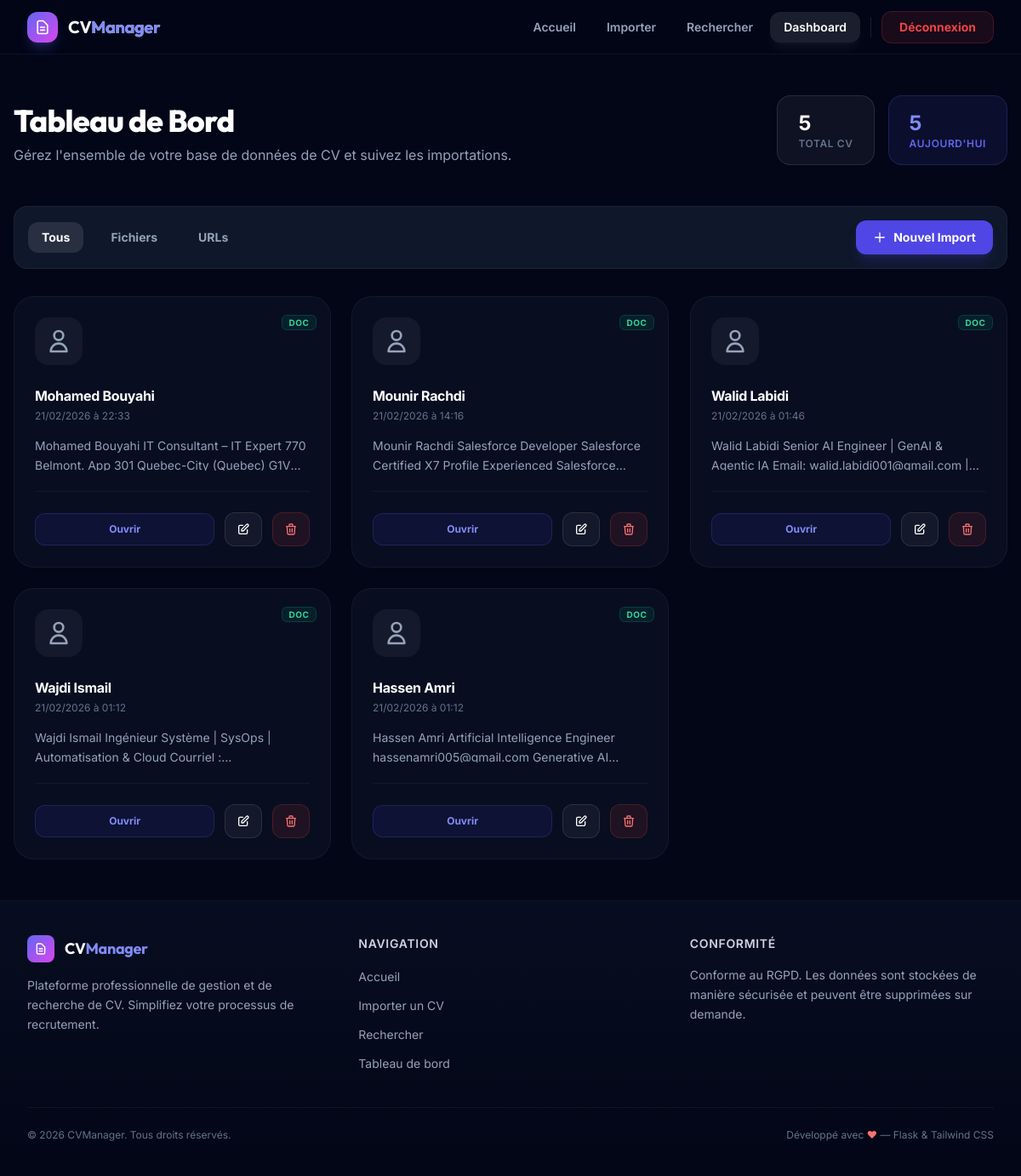
/dashboard (signed in), run on the app's committed database.
### tables this page shows
CREATE TABLE cvs (
            id INTEGER PRIMARY KEY AUTOINCREMENT,
            filename TEXT NOT NULL,
            original_filename TEXT,
            file_type TEXT DEFAULT 'file',
            url TEXT,
            text TEXT,
            metadata_json TEXT DEFAULT '{}',
            created_at DATETIME DEFAULT CURRENT_TIMESTAMP,
            updated_at DATETIME DEFAULT CURRENT_TIMESTAMP
        );

### app.py (the view)
@app.route('/dashboard')
@login_required
def dashboard():
    page = request.args.get('page', 1, type=int)
    filter_type = request.args.get('type', '')
    cvs, total, total_pages = get_all_cvs(page=page, file_type=filter_type)
    stats = get_stats()
    return render_template(
        'dashboard.html',
        cvs=cvs,
        total=total,
        page=page,
        total_pages=total_pages,
        stats=stats,
        filter_type=filter_type
    )

### templates/dashboard.html (shortened to what this page needs)
{% extends 'base.html' %}
{% block content %}
<div class="max-w-7xl mx-auto px-4 py-12">
    <div class="flex flex-col lg:flex-row lg:items-end justify-between gap-8 mb-12">
        <div>
            <h1 class="text-4xl font-display font-extrabold text-white mb-2">Tableau de Bord</h1>
            <p class="text-surface-400">Gérez l'ensemble de votre base de données de CV et suivez les importations.</p>
        </div>
        <div class="flex gap-4">
            <div class="px-6 py-4 rounded-2xl bg-white/5 border border-white/10">
                <div class="text-2xl font-bold text-white">{{ stats.total }}</div>
                <div class="text-xs font-semibold text-surface-500 uppercase tracking-wider">Total CV</div>
            </div>
            <div class="px-6 py-4 rounded-2xl bg-brand-500/10 border border-brand-500/20">
                <div class="text-2xl font-bold text-brand-400">{{ stats.today }}</div>
                <div class="text-xs font-semibold text-brand-500 uppercase tracking-wider">Aujourd'hui</div>
            </div>
        </div>
    </div>
    <div
        class="flex flex-col md:flex-row md:items-center justify-between gap-6 mb-8 bg-surface-900 border border-white/5 p-4 rounded-2xl">
        <div class="flex items-center gap-4">
            <a href="{{ url_for('dashboard') }}"
                class="px-4 py-2 rounded-xl text-sm font-bold transition-all {% if not filter_type %}bg-white/10 text-white{% else %}text-surface-400 hover:text-white hover:bg-white/5{% endif %}">Tous</a>
            <a href="{{ url_for('dashboard', type='file') }}"
                class="px-4 py-2 rounded-xl text-sm font-bold transition-all {% if filter_type == 'file' %}bg-white/10 text-white{% else %}text-surface-400 hover:text-white hover:bg-white/5{% endif %}">Fichiers</a>
            <a href="{{ url_for('dashboard', type='url') }}"
                class="px-4 py-2 rounded-xl text-sm font-bold transition-all {% if filter_type == 'url' %}bg-white/10 text-white{% else %}text-surface-400 hover:text-white hover:bg-white/5{% endif %}">URLs</a>
        </div>
        <a href="{{ url_for('upload') }}"
            class="inline-flex items-center gap-2 px-5 py-2.5 bg-brand-600 hover:bg-brand-500 text-white text-sm font-bold rounded-xl transition-all shadow-lg shadow-brand-600/20">
            <svg class="w-4 h-4" fill="none" stroke="currentColor" viewBox="0 0 24 24">
                <path stroke-linecap="round" stroke-linejoin="round" stroke-width="2" d="M12 4v16m8-8H4" />
            </svg>
            Nouvel Import
        </a>
    </div>
    {% if cvs %}
    <div class="grid grid-cols-1 md:grid-cols-2 lg:grid-cols-3 xl:grid-cols-4 gap-6">
        {% for cv in cvs %}
        {% set meta = cv.metadata_json|from_json %}
        <div class="group relative bg-surface-900/50 border border-white/5 hover:border-brand-500/30 rounded-3xl p-6 transition-all duration-300 animate-scale-in hover:-translate-y-1 hover:shadow-2xl hover:shadow-brand-500/10 cursor-pointer"
            onclick="if(!window.preventClick) location.href='{{ url_for('view_cv', cv_id=cv.id) }}'"
            style="animation-delay: {{ loop.index0 * 0.03 }}s">
            <div class="absolute top-4 right-4">
                {% if cv.file_type == 'file' %}
                <span
                    class="px-2 py-0.5 rounded-md bg-emerald-500/10 text-emerald-400 text-[10px] font-bold uppercase tracking-wider border border-emerald-500/20">DOC</span>
                {% else %}
                <span
                    class="px-2 py-0.5 rounded-md bg-blue-500/10 text-blue-400 text-[10px] font-bold uppercase tracking-wider border border-blue-500/20">URL</span>
                {% endif %}
            </div>
            <div
                class="w-14 h-14 rounded-2xl bg-white/5 flex items-center justify-center text-surface-400 mb-6 group-hover:bg-brand-500/10 group-hover:text-brand-400 transition-all duration-300">
                <svg class="w-8 h-8" fill="none" stroke="currentColor" viewBox="0 0 24 24">
                    <path stroke-linecap="round" stroke-linejoin="round" stroke-width="2"
                        d="M16 7a4 4 0 11-8 0 4 4 0 018 0zM12 14a7 7 0 00-7 7h14a7 7 0 00-7-7z" />
                </svg>
            </div>
            <h3 class="font-bold text-white mb-1 truncate" title="{{ cv.original_filename }}">
                {{ meta.name if meta.name and meta.name != 'Inconnu' else cv.original_filename|preview(30) }}
            </h3>
            <p class="text-xs text-surface-500 mb-4">{{ cv.created_at|format_date }}</p>
            <p class="text-sm text-surface-400 leading-relaxed line-clamp-2 mb-6 h-10">
                {{ cv.text|preview(100) if cv.text else "Contenu en attente..." }}
            </p>
            <div class="flex items-center justify-between gap-3 pt-6 border-t border-white/5"
                onclick="window.preventClick = true; setTimeout(() => window.preventClick = false, 100)">
                <a href="{{ url_for('view_cv', cv_id=cv.id) }}"
                    class="flex-1 inline-flex items-center justify-center py-2.5 bg-brand-600/10 hover:bg-brand-600 text-brand-400 hover:text-white text-xs font-bold rounded-xl transition-all border border-brand-500/20">
                    Ouvrir
                </a>
                <a href="{{ url_for('edit_cv', cv_id=cv.id) }}"
                    class="w-11 h-10 flex items-center justify-center bg-white/5 hover:bg-white/10 text-white rounded-xl transition-all border border-white/10"
                    title="Modifier">
                    <svg class="w-4 h-4" fill="none" stroke="currentColor" viewBox="0 0 24 24">
                        <path stroke-linecap="round" stroke-linejoin="round" stroke-width="2"
                            d="M11 5H6a2 2 0 00-2 2v11a2 2 0 002 2h11a2 2 0 002-2v-5m-1.414-9.414a2 2 0 112.828 2.828L11.828 15H9v-2.828l8.586-8.586z" />
                    </svg>
                </a>
                <form action="{{ url_for('delete_cv_route', cv_id=cv.id) }}" method="POST"
                    onsubmit="return confirm('Supprimer ce CV ?')" class="contents">
                    <button type="submit"
                        class="w-11 h-10 flex items-center justify-center bg-red-500/10 hover:bg-red-500 text-red-400 hover:text-white rounded-xl transition-all border border-red-500/20"
                        title="Supprimer">
                        <svg class="w-4 h-4" fill="none" stroke="currentColor" viewBox="0 0 24 24">
                            <path stroke-linecap="round" stroke-linejoin="round" stroke-width="2"
                                d="M19 7l-.867 12.142A2 2 0 0116.138 21H7.862a2 2 0 01-1.995-1.858L5 7m5 4v6m4-6v6m1-10V4a1 1 0 00-1-1h-4a1 1 0 00-1 1v3M4 7h16" />
                        </svg>
                    </button>
                </form>
            </div>
        </div>
        {% endfor %}
    </div>
    {% endif %}
</div>
{% endblock %}

### templates/base.html (shortened to what this page needs)
<!DOCTYPE html>
<html lang="fr" class="scroll-smooth">
<head>
    <script src="https://cdn.tailwindcss.com"></script>
    <link rel="stylesheet" href="{{ url_for('static', filename='css/custom.css') }}">
</head>
<body class="bg-surface-950 text-white font-sans min-h-screen flex flex-col antialiased">
    <nav id="main-nav" class="fixed top-0 left-0 right-0 z-50 transition-all duration-300">
        <div class="absolute inset-0 bg-surface-950/80 backdrop-blur-xl border-b border-white/5"></div>
        <div class="relative max-w-7xl mx-auto px-4 sm:px-6 lg:px-8">
            <div class="flex items-center justify-between h-16 lg:h-18">
                <a href="{{ url_for('landing') }}" class="flex items-center gap-3 group" id="nav-logo">
                    <div
                        class="relative w-9 h-9 rounded-xl bg-gradient-to-br from-brand-500 to-accent-500 flex items-center justify-center shadow-lg shadow-brand-500/25 group-hover:shadow-brand-500/40 transition-shadow duration-300">
                        <svg class="w-5 h-5 text-white" fill="none" stroke="currentColor" viewBox="0 0 24 24">
                            <path stroke-linecap="round" stroke-linejoin="round" stroke-width="2"
                                d="M9 12h6m-6 4h6m2 5H7a2 2 0 01-2-2V5a2 2 0 012-2h5.586a1 1 0 01.707.293l5.414 5.414a1 1 0 01.293.707V19a2 2 0 01-2 2z" />
                        </svg>
                    </div>
                    <span
                        class="text-xl font-display font-bold bg-gradient-to-r from-white to-surface-300 bg-clip-text text-transparent">
                        CV<span class="text-brand-400">Manager</span>
                    </span>
                </a>
                <div class="hidden md:flex items-center gap-1" id="desktop-nav">
                    <a href="{{ url_for('landing') }}"
                        class="nav-link px-4 py-2 rounded-xl text-sm font-semibold transition-all duration-300 {% if request.endpoint == 'landing' %}text-white bg-white/10 shadow-lg shadow-white/5{% else %}text-surface-400 hover:text-white hover:bg-white/5{% endif %}">
                        Accueil
                    </a>
                    <a href="{{ url_for('upload') }}"
                        class="nav-link px-4 py-2 rounded-xl text-sm font-semibold transition-all duration-300 {% if request.endpoint == 'upload' %}text-white bg-white/10 shadow-lg shadow-white/5{% else %}text-surface-400 hover:text-white hover:bg-white/5{% endif %}">
                        Importer
                    </a>
                    {% if session.logged_in %}
                    <a href="{{ url_for('search') }}"
                        class="nav-link px-4 py-2 rounded-xl text-sm font-semibold transition-all duration-300 {% if request.endpoint == 'search' %}text-white bg-white/10 shadow-lg shadow-white/5{% else %}text-surface-400 hover:text-white hover:bg-white/5{% endif %}">
                        Rechercher
                    </a>
                    <a href="{{ url_for('dashboard') }}"
                        class="nav-link px-4 py-2 rounded-xl text-sm font-semibold transition-all duration-300 {% if request.endpoint == 'dashboard' %}text-white bg-white/10 shadow-lg shadow-white/5{% else %}text-surface-400 hover:text-white hover:bg-white/5{% endif %}">
                        Dashboard
                    </a>
                    <a href="{{ url_for('logout') }}"
                        class="px-5 py-2 rounded-xl bg-red-500/10 hover:bg-red-500/20 text-red-500 text-sm font-bold transition-all border border-red-500/20">
                        Déconnexion
                    </a>
                    {% else %}
                    <div class="w-px h-6 bg-white/10 mx-2"></div>
                    <a href="{{ url_for('login') }}"
                        class="px-5 py-2 rounded-xl bg-brand-600 hover:bg-brand-500 text-white text-sm font-bold transition-all shadow-lg shadow-brand-600/20">
                        Connexion Admin
                    </a>
                    {% endif %}
                </div>
            </div>
        </div>
    </nav>
    <main class="flex-1 pt-16 lg:pt-18">
        {% block content %}{% endblock %}
    </main>
    <footer class="relative mt-auto border-t border-white/5">
        <div class="absolute inset-0 bg-gradient-to-t from-surface-950 to-surface-900/50"></div>
        <div class="relative max-w-7xl mx-auto px-4 sm:px-6 lg:px-8 py-10">
            <div class="grid grid-cols-1 md:grid-cols-3 gap-8">
                <div>
                    <div class="flex items-center gap-3 mb-4">
                        <div
                            class="w-8 h-8 rounded-lg bg-gradient-to-br from-brand-500 to-accent-500 flex items-center justify-center">
                            <svg class="w-4 h-4 text-white" fill="none" stroke="currentColor" viewBox="0 0 24 24">
                                <path stroke-linecap="round" stroke-linejoin="round" stroke-width="2"
                                    d="M9 12h6m-6 4h6m2 5H7a2 2 0 01-2-2V5a2 2 0 012-2h5.586a1 1 0 01.707.293l5.414 5.414a1 1 0 01.293.707V19a2 2 0 01-2 2z" />
                            </svg>
                        </div>
                        <span class="font-display font-bold text-lg">CV<span
                                class="text-brand-400">Manager</span></span>
                    </div>
                    <p class="text-surface-400 text-sm leading-relaxed">
                        Plateforme professionnelle de gestion et de recherche de CV. Simplifiez votre processus de
                        recrutement.
                    </p>
                </div>
                <div>
                    <h3 class="text-sm font-semibold text-surface-300 uppercase tracking-wider mb-4">Navigation</h3>
                    <ul class="space-y-2.5">
                        <li><a href="{{ url_for('landing') }}"
                                class="text-sm text-surface-400 hover:text-brand-400 transition-colors">Accueil</a></li>
                        <li><a href="{{ url_for('upload') }}"
                                class="text-sm text-surface-400 hover:text-brand-400 transition-colors">Importer un
                                CV</a></li>
                        {% if session.logged_in %}
                        <li><a href="{{ url_for('search') }}"
                                class="text-sm text-surface-400 hover:text-brand-400 transition-colors">Rechercher</a>
                        </li>
                        <li><a href="{{ url_for('dashboard') }}"
                                class="text-sm text-surface-400 hover:text-brand-400 transition-colors">Tableau de
                                bord</a></li>
                        {% else %}
                        <li><a href="{{ url_for('login') }}"
                                class="text-sm text-surface-400 hover:text-brand-400 transition-colors">Connexion
                                Admin</a></li>
                        {% endif %}
                    </ul>
                </div>
                <div>
                    <h3 class="text-sm font-semibold text-surface-300 uppercase tracking-wider mb-4">Conformité</h3>
                    <p class="text-sm text-surface-400 leading-relaxed">
                        Conforme au RGPD. Les données sont stockées de manière sécurisée et peuvent être supprimées sur
                        demande.
                    </p>
                </div>
            </div>
            <div
                class="mt-10 pt-6 border-t border-white/5 flex flex-col sm:flex-row justify-between items-center gap-4">
                <p class="text-xs text-surface-500">&copy; 2026 CVManager. Tous droits réservés.</p>
                <p class="text-xs text-surface-500">Développé avec <span class="text-red-400">♥</span> — Flask &
                    Tailwind CSS</p>
            </div>
        </div>
    </footer>
</body>
</html>

### data on the page
cvs: file_type "DOC", name "Mohamed Bouyahi", created_at "21/02/2026 à 22:33", text|preview "Mohamed Bouyahi IT Consultant – IT Expert 770 Belmont. App 301 Quebec-City (Quebec)…"
cvs: file_type "DOC", name "Mounir Rachdi", created_at "21/02/2026 à 14:16", text|preview "Mounir Rachdi Salesforce Developer Salesforce Certified X7 Profile Experienced…"
cvs: file_type "DOC", name "Walid Labidi", created_at "21/02/2026 à 01:46", text|preview "Walid Labidi Senior AI Engineer | GenAI & Agentic IA Email: walid.labidi001@gmail.com…"
cvs: file_type "DOC", name "Wajdi Ismail", created_at "21/02/2026 à 01:12", text|preview "Wajdi Ismail Ingénieur Système | SysOps | Automatisation & Cloud Courriel :…"
cvs: file_type "DOC", name "Hassen Amri", created_at "21/02/2026 à 01:12", text|preview "Hassen Amri Artificial Intelligence Engineer hassenamri005@gmail.com Generative…"

### other printed values
{{ stats.total }} "5"
{{ stats.today }} "5"
